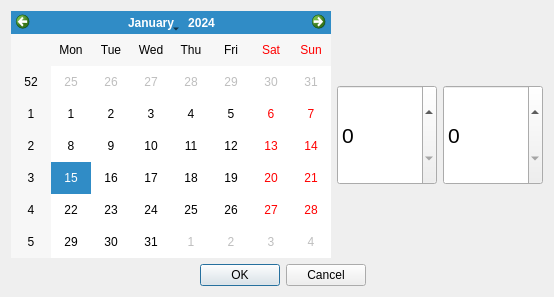
<?xml version="1.0" encoding="UTF-8"?>
<ui version="4.0">
 <class>DateTimeChooser1</class>
 <widget class="QDialog" name="DateTimeChooser1">
  <property name="geometry">
   <rect>
    <x>0</x>
    <y>0</y>
    <width>554</width>
    <height>297</height>
   </rect>
  </property>
  <property name="windowTitle">
   <string>Dialog</string>
  </property>
  <layout class="QVBoxLayout" name="verticalLayout_2">
   <item>
    <layout class="QHBoxLayout" name="horizontalLayout_3">
     <item>
      <widget class="QCalendarWidget" name="calendarWidget"/>
     </item>
     <item>
      <layout class="QVBoxLayout" name="verticalLayout">
       <item>
        <spacer name="verticalSpacer">
         <property name="orientation">
          <enum>Qt::Vertical</enum>
         </property>
         <property name="sizeHint" stdset="0">
          <size>
           <width>20</width>
           <height>40</height>
          </size>
         </property>
        </spacer>
       </item>
       <item>
        <layout class="QHBoxLayout" name="horizontalLayout">
         <item>
          <widget class="QSpinBox" name="spinboxHour">
           <property name="minimumSize">
            <size>
             <width>100</width>
             <height>100</height>
            </size>
           </property>
           <property name="font">
            <font>
             <pointsize>16</pointsize>
            </font>
           </property>
           <property name="maximum">
            <number>23</number>
           </property>
          </widget>
         </item>
         <item>
          <widget class="QSpinBox" name="spinboxMinute">
           <property name="minimumSize">
            <size>
             <width>100</width>
             <height>100</height>
            </size>
           </property>
           <property name="font">
            <font>
             <pointsize>16</pointsize>
            </font>
           </property>
           <property name="maximum">
            <number>59</number>
           </property>
          </widget>
         </item>
        </layout>
       </item>
       <item>
        <spacer name="verticalSpacer_2">
         <property name="orientation">
          <enum>Qt::Vertical</enum>
         </property>
         <property name="sizeHint" stdset="0">
          <size>
           <width>20</width>
           <height>40</height>
          </size>
         </property>
        </spacer>
       </item>
      </layout>
     </item>
    </layout>
   </item>
   <item>
    <layout class="QHBoxLayout" name="horizontalLayout_2">
     <item>
      <spacer name="horizontalSpacer">
       <property name="orientation">
        <enum>Qt::Horizontal</enum>
       </property>
       <property name="sizeHint" stdset="0">
        <size>
         <width>40</width>
         <height>20</height>
        </size>
       </property>
      </spacer>
     </item>
     <item>
      <widget class="QDialogButtonBox" name="buttonBox">
       <property name="orientation">
        <enum>Qt::Horizontal</enum>
       </property>
       <property name="standardButtons">
        <set>QDialogButtonBox::Cancel|QDialogButtonBox::Ok</set>
       </property>
      </widget>
     </item>
     <item>
      <spacer name="horizontalSpacer_2">
       <property name="orientation">
        <enum>Qt::Horizontal</enum>
       </property>
       <property name="sizeHint" stdset="0">
        <size>
         <width>40</width>
         <height>20</height>
        </size>
       </property>
      </spacer>
     </item>
    </layout>
   </item>
  </layout>
 </widget>
 <resources/>
 <connections>
  <connection>
   <sender>buttonBox</sender>
   <signal>accepted()</signal>
   <receiver>DateTimeChooser1</receiver>
   <slot>accept()</slot>
   <hints>
    <hint type="sourcelabel">
     <x>248</x>
     <y>254</y>
    </hint>
    <hint type="destinationlabel">
     <x>157</x>
     <y>274</y>
    </hint>
   </hints>
  </connection>
  <connection>
   <sender>buttonBox</sender>
   <signal>rejected()</signal>
   <receiver>DateTimeChooser1</receiver>
   <slot>reject()</slot>
   <hints>
    <hint type="sourcelabel">
     <x>316</x>
     <y>260</y>
    </hint>
    <hint type="destinationlabel">
     <x>286</x>
     <y>274</y>
    </hint>
   </hints>
  </connection>
 </connections>
</ui>
